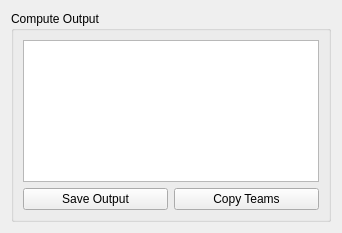
<?xml version="1.0" encoding="UTF-8"?>
<ui version="4.0">
 <class>Form</class>
 <widget class="QWidget" name="Form">
  <property name="geometry">
   <rect>
    <x>0</x>
    <y>0</y>
    <width>342</width>
    <height>233</height>
   </rect>
  </property>
  <property name="windowTitle">
   <string>Form</string>
  </property>
  <layout class="QHBoxLayout" name="horizontalLayout_3">
   <item>
    <widget class="QGroupBox" name="computeOutput_groupBox">
     <property name="title">
      <string>Compute Output</string>
     </property>
     <layout class="QHBoxLayout" name="horizontalLayout_2">
      <item>
       <layout class="QVBoxLayout" name="verticalLayout">
        <item>
         <widget class="QPlainTextEdit" name="computeOutput_plainTextEdit"/>
        </item>
        <item>
         <layout class="QHBoxLayout" name="horizontalLayout">
          <item>
           <widget class="QPushButton" name="saveOutput_pushButton">
            <property name="text">
             <string>Save Output</string>
            </property>
           </widget>
          </item>
          <item>
           <widget class="QPushButton" name="copyTeams_pushButton">
            <property name="text">
             <string>Copy Teams</string>
            </property>
           </widget>
          </item>
         </layout>
        </item>
       </layout>
      </item>
     </layout>
    </widget>
   </item>
  </layout>
 </widget>
 <resources/>
 <connections/>
</ui>
